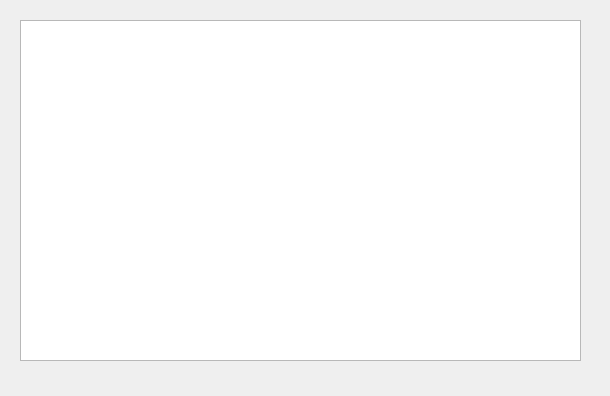
<?xml version="1.0" encoding="UTF-8"?>
<ui version="4.0">
 <class>TruckTableForm</class>
 <widget class="QWidget" name="TruckTableForm">
  <property name="geometry">
   <rect>
    <x>0</x>
    <y>0</y>
    <width>610</width>
    <height>396</height>
   </rect>
  </property>
  <property name="windowTitle">
   <string>Form</string>
  </property>
  <widget class="QTableWidget" name="tableWidget">
   <property name="geometry">
    <rect>
     <x>20</x>
     <y>20</y>
     <width>561</width>
     <height>341</height>
    </rect>
   </property>
  </widget>
 </widget>
 <resources/>
 <connections/>
</ui>
